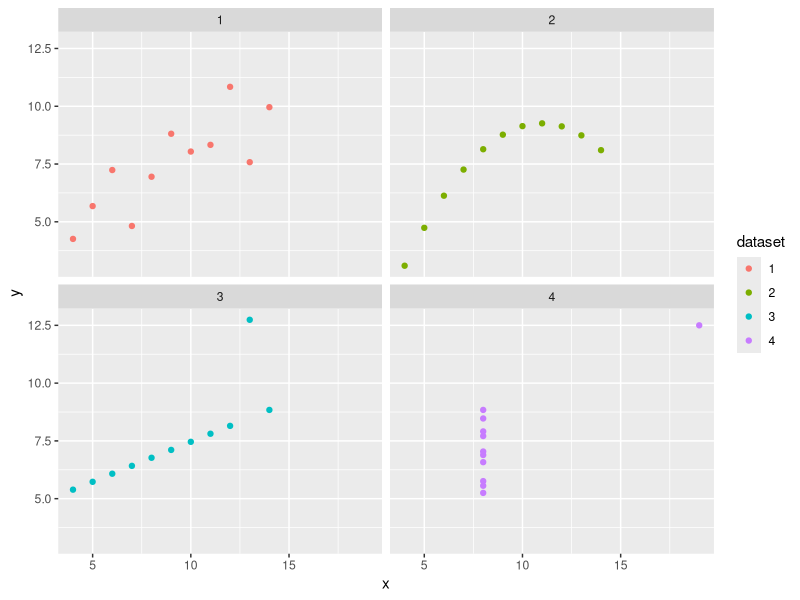

This chart was generated by the following R code:
## ---- chunk 1
library(tidyverse)
## ---- chunk 2
anscombe
## ---- chunk 3
ansc <- 
  bind_cols(
    anscombe %>% 
      select(matches("x")) %>% 
      gather(dataset, "x"),
    anscombe %>% 
      select(matches("y")) %>% 
      gather(key, "y")
  ) %>% 
  select(-key) %>% 
  mutate(dataset = gsub("x", "", dataset)) %>% 
  as_tibble()

ansc
## ---- chunk 4
ansc %>% 
  group_by(dataset) %>% 
  summarize(
    mean_x = mean(x),
    stdev_x = sd(x),
    mean_y = mean(y),
    stdev_y=sd(y)
  )
## ---- chunk 5
ansc %>%  ggplot(aes(x, y, color = dataset)) +
  geom_point() +
  facet_wrap(~dataset, ncol = 2)
## ---- chunk 6
library(knitr)
library(xtable)

## ---- chunk 7
head(iris)
## ---- chunk 8
kable(head(iris),
      align= c("l", "c", "r", "c", "l"),
      col.names = c("Sepal Length", "Sepal Width", "Sepal Length", "Sepal Width", "Species"))

#I accidently read the l's as 1's and it took way too long for me to figure it out.  Need some new glasses!!! :D
## ---- chunk 9
head(airquality)
